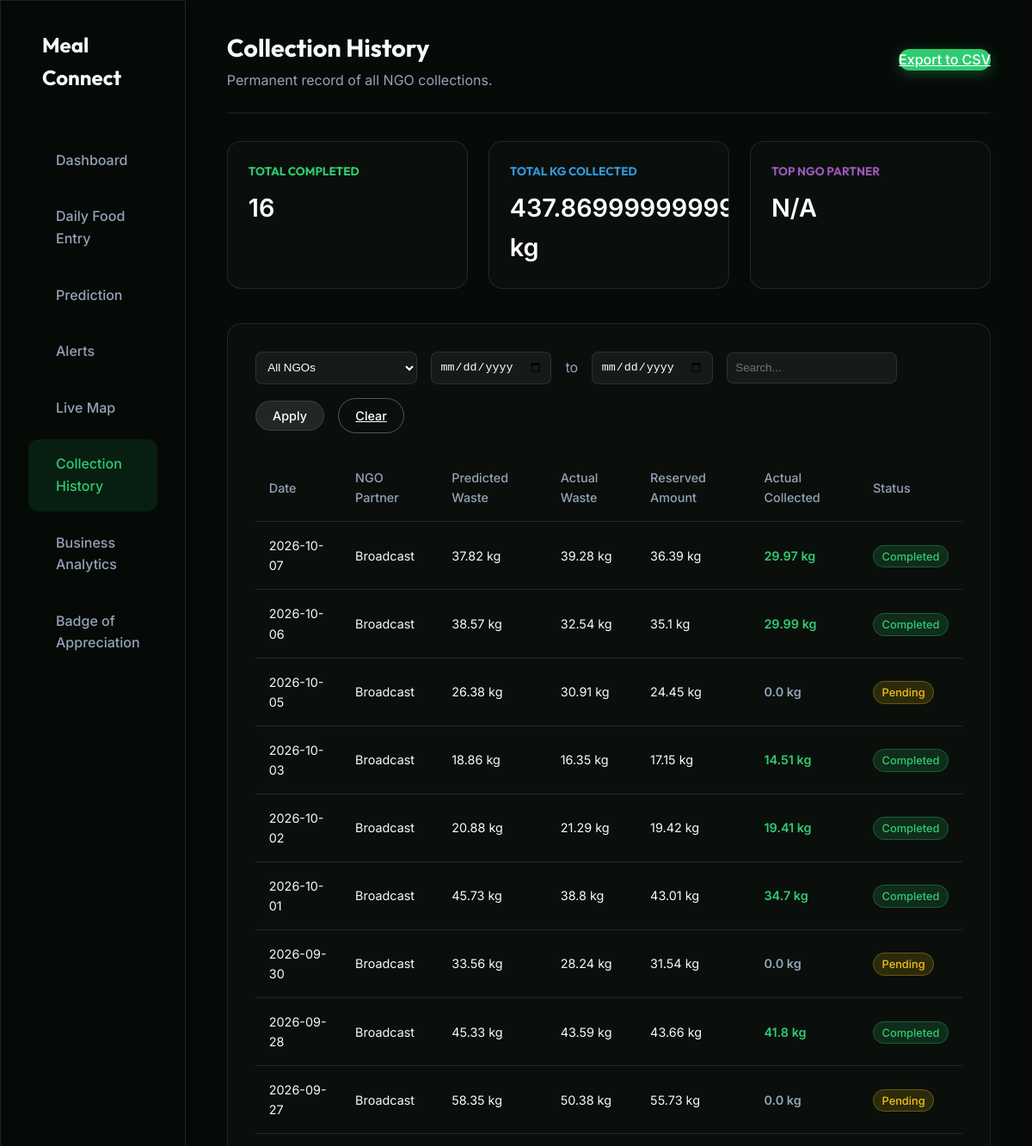
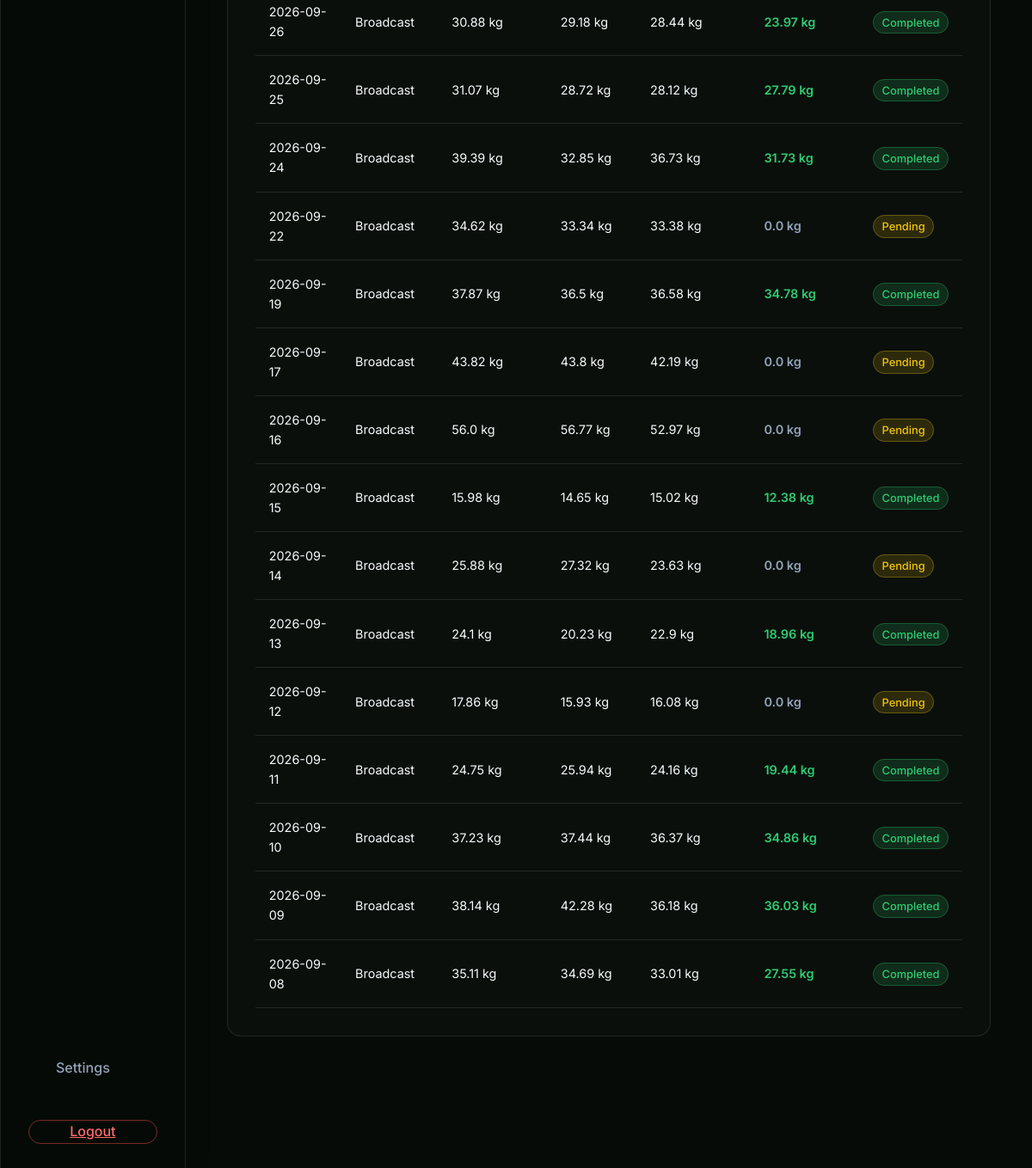
Page /history (signed in) on the committed database (2 pictures, top to bottom).
### tables this page shows
CREATE TABLE collections (
                id INTEGER PRIMARY KEY AUTOINCREMENT,
                alert_id INTEGER NOT NULL,
                hotel_id TEXT NOT NULL,
                ngo_id TEXT NOT NULL,
                collection_date DATE NOT NULL,
                predicted_waste REAL,
                actual_waste REAL,
                reserved_kg REAL,
                collected_kg REAL NOT NULL,
                status TEXT DEFAULT 'Completed',
                FOREIGN KEY(alert_id) REFERENCES alerts(id),
                FOREIGN KEY(hotel_id) REFERENCES hotels(id),
                FOREIGN KEY(ngo_id) REFERENCES ngos(id)
            );

CREATE TABLE alerts (
                id INTEGER PRIMARY KEY AUTOINCREMENT,
                hotel_id TEXT NOT NULL,
                ngo_id TEXT,
                prediction_id INTEGER,
                expected_date DATE NOT NULL,
                predicted_waste REAL NOT NULL,
                reserved_kg REAL NOT NULL,
                status TEXT DEFAULT 'Pending',
                created_at DATETIME DEFAULT CURRENT_TIMESTAMP, accepted_by_ngo_id TEXT, pickup_slot_start TEXT, pickup_slot_end TEXT,
                FOREIGN KEY(hotel_id) REFERENCES hotels(id),
                FOREIGN KEY(ngo_id) REFERENCES ngos(id),
                FOREIGN KEY(prediction_id) REFERENCES predictions(id)
            );

CREATE TABLE food_entries (
                id INTEGER PRIMARY KEY AUTOINCREMENT,
                hotel_id TEXT NOT NULL,
                entry_date DATE NOT NULL,
                prepared_kg REAL NOT NULL,
                consumed_kg REAL NOT NULL,
                waste_kg REAL NOT NULL,
                notes TEXT,
                FOREIGN KEY(hotel_id) REFERENCES hotels(id)
            );

### app.py (the view)
@app.route('/history')
@login_required
def history():
    hotel_id = session.get('hotel_id')
    ngo_filter = request.args.get('ngo', '')
    start_date = request.args.get('start_date')
    end_date = request.args.get('end_date')
    query = '''
        SELECT
            COALESCE(c.collection_date, a.expected_date) as date,
            h.hotel_name as hotel_name,
            n.name as ngo_name,
            a.predicted_waste,
            f.waste_kg as actual_waste,
            a.reserved_kg,
            c.collected_kg,
            a.status
        FROM alerts a
        JOIN hotels h ON a.hotel_id = h.id
        LEFT JOIN collections c ON a.id = c.alert_id
        LEFT JOIN ngos n ON (a.ngo_id = CAST(n.id AS TEXT) OR c.ngo_id = CAST(n.id AS TEXT))
        LEFT JOIN food_entries f ON a.hotel_id = f.hotel_id AND a.expected_date = f.entry_date
        WHERE a.hotel_id = ?
    '''
    params = [hotel_id]
    if ngo_filter:
        query += " AND n.id = ?"
        params.append(ngo_filter)
    if start_date and end_date:
        query += " AND a.expected_date BETWEEN ? AND ?"
        params.extend([start_date, end_date])
    query += " ORDER BY date DESC"
    with get_db() as conn:
        cur = conn.cursor()
        cur.execute(query, params)
        records = cur.fetchall()
        cur.execute("SELECT * FROM ngos")
        ngos = cur.fetchall()
        total_col = sum(1 for r in records if r['status'] == 'Completed')
        total_kg = sum((r['collected_kg'] or 0) for r in records if r['status'] == 'Completed')
        from collections import Counter
        ngo_counts = Counter(r['ngo_name'] for r in records if r['status'] == 'Completed' and r['ngo_name'])
        top_ngo = ngo_counts.most_common(1)[0][0] if ngo_counts else "N/A"
    return render_template('history.html', records=records, ngos=ngos, total_col=total_col, total_kg=total_kg, top_ngo=top_ngo, selected_ngo=ngo_filter, start_date=start_date, end_date=end_date)

### app.py (called while the page is built)
def get_db():
    conn = sqlite3.connect(DATABASE)
    conn.row_factory = sqlite3.Row
    return conn

def login_required(f):
    @wraps(f)
    def decorated_function(*args, **kwargs):
        if 'hotel_id' not in session:
            flash("Please log in to access this page.", "error")
            return redirect(url_for('login'))
        return f(*args, **kwargs)
    return decorated_function

@app.context_processor
def inject_global_vars():
    unread = 0
    if 'hotel_id' in session:
        try:
            with get_db() as conn:
                cur = conn.cursor()
                cur.execute("SELECT COUNT(*) FROM notifications WHERE user_id = ? AND is_read = 0", (session['hotel_id'],))
                row = cur.fetchone()
                if row:
                    unread = row[0]
        except:
            pass
    return dict(unread_notifications=unread)

@app.after_request
def add_header(response):
    response.cache_control.no_store = True
    response.headers['Cache-Control'] = 'no-store, no-cache, must-revalidate, post-check=0, pre-check=0, max-age=0'
    response.headers['Pragma'] = 'no-cache'
    response.headers['Expires'] = '-1'
    return response

### templates/history.html (shortened to what this page needs)
<!DOCTYPE html>
<html lang="en">
<head>
  <link href="https://cdn.jsdelivr.net/npm/remixicon@3.5.0/fonts/remixicon.css" rel="stylesheet">
  <link rel="stylesheet" href="{{ url_for('static', filename='css/home.css') }}">
</head>
<body>
  <div class="sidebar glass">
    <a href="{{ url_for('index') }}" class="sidebar-logo nav-logo" style="text-decoration:none; color:inherit; display:flex; align-items:center; cursor:pointer;">
       Meal Connect
    </a>
    <ul class="nav-menu">
      <a href="{{ url_for('dashboard') }}" class="nav-item"> Dashboard</a>
      <a href="{{ url_for('food_entry') }}" class="nav-item"> Daily Food Entry</a>
      <a href="{{ url_for('prediction') }}" class="nav-item"> Prediction</a>
      <a href="{{ url_for('alerts') }}" class="nav-item"> Alerts</a>
      <a href="{{ url_for('live_map') }}" class="nav-item"> Live Map</a>
      <a href="{{ url_for('history') }}" class="nav-item active"> Collection History</a>
            <a href="{{ url_for('analytics') }}" class="nav-item"> Business Analytics</a>
      <a href="{{ url_for('badge') }}" class="nav-item {% if request.endpoint == 'badge' %}active{% endif %}"> Badge of Appreciation</a>
    </ul>
      <a href="{{ url_for('profile') }}" class="nav-item {% if request.endpoint == 'profile' %}active{% endif %}">
         Settings
      </a>
      <a href="{{ url_for('logout') }}" class="btn btn-outline" style="width: 100%; border-color: rgba(231,76,60,0.5); color: #ff6b6b; margin-top: 2rem;">Logout</a>
  </div>
  <div class="main-content">
    <div class="top-bar">
      <div>
        <h1>Collection History</h1>
        <p style="color: var(--text-muted);">Permanent record of all NGO collections.</p>
      </div>
      <a href="{{ url_for('export_history') }}" class="btn btn-primary"> Export to CSV</a>
    </div>
    <div class="kpi-grid">
      <div class="kpi-card"><h3 style="color: #2ecc71;">TOTAL COMPLETED</h3><p>{{ total_col }}</p></div>
      <div class="kpi-card"><h3 style="color: #3498db;">TOTAL KG COLLECTED</h3><p>{{ total_kg }} kg</p></div>
      <div class="kpi-card"><h3 style="color: #9b59b6;">TOP NGO PARTNER</h3><p>{{ top_ngo }}</p></div>
    </div>
    <div class="panel">
      <form class="filter-bar" method="GET" action="{{ url_for('history') }}">
        <select name="ngo">
          <option value="">All NGOs</option>
        </select>
        <input type="date" name="start_date" value="{{ start_date or '' }}">
        <span style="color: var(--text-muted);">to</span>
        <input type="date" name="end_date" value="{{ end_date or '' }}">
        <input type="text" id="search" placeholder="Search..." onkeyup="filterTable()">
        <button type="submit" class="btn btn-secondary btn-sm">Apply</button>
        <a href="{{ url_for('history') }}" class="btn btn-outline btn-sm">Clear</a>
      </form>
      {% if records %}
        <table id="historyTable">
          <thead>
            <tr>
              <th>Date</th>
              <th>NGO Partner</th>
              <th>Predicted Waste</th>
              <th>Actual Waste</th>
              <th>Reserved Amount</th>
              <th>Actual Collected</th>
              <th>Status</th>
            </tr>
          </thead>
          <tbody>
            {% for r in records %}
            <tr>
              <td>{{ r.date }}</td>
              <td>{{ r.ngo_name if r.ngo_name else 'Broadcast' }}</td>
              <td>{{ r.predicted_waste }} kg</td>
              <td>{{ r.actual_waste if r.actual_waste else 'Pending entry' }} kg</td>
              <td>{{ r.reserved_kg }} kg</td>
              <td style="font-weight: 600; color: {% if r.collected_kg %}#2ecc71{% else %}var(--text-muted){% endif %};">
                {{ r.collected_kg if r.collected_kg else '0.0' }} kg
              </td>
              <td>
                {% if r.status == 'Pending' %}
                  <span class="badge-status badge-pending">Pending</span>
                {% else %}
                  <span class="badge-status badge-completed">Completed</span>
                {% endif %}
              </td>
            </tr>
            {% endfor %}
          </tbody>
        </table>
      {% else %}
        <div style="text-align: center; color: var(--text-muted); padding: 3rem 0;">No records match your criteria.</div>
      {% endif %}
    </div>
  </div>
</body>
</html>

### static/css/home.css (style rules this page uses)
:root { --font-display: 'Outfit', sans-serif; --font-body: 'Inter', sans-serif; --bg-color: #060b08; --surface-color: rgba(255, 255, 255, 0.03); --surface-border: rgba(255, 255, 255, 0.1); --text-main: #f8fafc; --text-muted: #94a3b8; --primary: #2ecc71; --primary-hover: #27ae60; --primary-glow: rgba(46, 204, 113, 0.3); --secondary: rgba(255, 255, 255, 0.1); --secondary-hover: rgba(255, 255, 255, 0.2); --transition: all 0.3s cubic-bezier(0.25, 0.8, 0.25, 1); }
* { margin: 0; padding: 0; box-sizing: border-box; }
html { scroll-behavior: smooth; }
body { font-family: var(--font-body); background-color: var(--bg-color); color: var(--text-main); line-height: 1.6; overflow-x: hidden; position: relative; }
.glass { background: var(--surface-color); backdrop-filter: blur(16px); -webkit-backdrop-filter: blur(16px); border: 1px solid var(--surface-border); box-shadow: 0 4px 30px rgba(0, 0, 0, 0.1); }
h1, h2, h3, h4 { font-family: var(--font-display); }
.btn { font-family: var(--font-body); font-weight: 500; border-radius: 50px; cursor: pointer; transition: var(--transition); display: inline-flex; align-items: center; justify-content: center; border: none; outline: none; }
.btn-sm { padding: 0.5rem 1.2rem; font-size: 0.9rem; }
.btn-primary { background-color: var(--primary); color: #fff; box-shadow: 0 4px 15px var(--primary-glow); }
.btn-secondary { background-color: var(--secondary); color: #fff; border: 1px solid var(--surface-border); }
.btn-outline { background-color: transparent; color: #fff; border: 1px solid rgba(255,255,255,0.3); }
.nav-logo { font-family: var(--font-display); font-size: 1.5rem; font-weight: 700; color: #fff; text-decoration: none; display: flex; align-items: center; gap: 0.5rem; }

### templates/history.html (style rules this page uses)
body { display: flex; height: 100vh; overflow: hidden; background: #060b08; }
.sidebar { width: 280px; background: rgba(6, 11, 8, 0.95); border-right: 1px solid var(--surface-border); padding: 2rem; display: flex; flex-direction: column; z-index: 10; }
.sidebar-logo { margin-bottom: 3rem; font-size: 1.5rem; }
.nav-menu { list-style: none; display: flex; flex-direction: column; gap: 0.5rem; flex-grow: 1; }
.nav-item { padding: 1rem; border-radius: 12px; color: var(--text-muted); text-decoration: none; display: flex; align-items: center; gap: 1rem; transition: var(--transition); font-weight: 500; }
.nav-item:hover, .nav-item.active { background: rgba(46,204,113,0.1); color: var(--primary); }
.main-content { flex-grow: 1; padding: 2rem 3rem; overflow-y: auto; position: relative; }
.top-bar { display: flex; justify-content: space-between; align-items: center; margin-bottom: 2rem; padding-bottom: 1.5rem; border-bottom: 1px solid var(--surface-border); }
.top-bar h1 { font-size: 1.8rem; margin-bottom: 0.2rem; }
.kpi-grid { display: grid; grid-template-columns: repeat(3, 1fr); gap: 1.5rem; margin-bottom: 2.5rem; }
.kpi-card { padding: 1.5rem; border-radius: 16px; position: relative; overflow: hidden; background: rgba(255,255,255,0.02); border: 1px solid var(--surface-border); }
.kpi-card h3 { color: var(--text-muted); font-size: 0.85rem; margin-bottom: 0.5rem; }
.kpi-card p { font-size: 1.8rem; font-weight: 600; color: #fff; }
.panel { padding: 2rem; border-radius: 16px; margin-bottom: 2rem; background: rgba(255,255,255,0.02); border: 1px solid var(--surface-border); }
.filter-bar { display: flex; gap: 1rem; align-items: center; margin-bottom: 1.5rem; flex-wrap: wrap; }
.filter-bar input, .filter-bar select { background: rgba(255,255,255,0.05); border: 1px solid var(--surface-border); color: #fff; padding: 0.6rem; border-radius: 8px; }
table { width: 100%; border-collapse: collapse; }
th, td { padding: 1rem; text-align: left; border-bottom: 1px solid var(--surface-border); font-size: 0.9rem; }
th { color: var(--text-muted); font-weight: 500; }
.badge-status { padding: 0.3rem 0.6rem; border-radius: 50px; font-size: 0.8rem; font-weight: 500; }
.badge-pending { background: rgba(241,196,15,0.15); color: #f1c40f; border: 1px solid rgba(241,196,15,0.3); }
.badge-completed { background: rgba(46,204,113,0.15); color: #2ecc71; border: 1px solid rgba(46,204,113,0.3); }

### rows in the picture
collections: date "2026-10-07", ngo_name "Broadcast", predicted_waste "37.82", waste_kg "39.28", reserved_kg "36.39", collected_kg "29.97", shows "Completed"
collections: date "2026-10-06", ngo_name "Broadcast", predicted_waste "38.57", waste_kg "32.54", reserved_kg "35.1", collected_kg "29.99", shows "Completed"
food_entries: date "2026-10-05", ngo_name "Broadcast", predicted_waste "26.38", waste_kg "30.91", reserved_kg "24.45", collected_kg "0.0", shows "Pending"
collections: date "2026-10-03", ngo_name "Broadcast", predicted_waste "18.86", waste_kg "16.35", reserved_kg "17.15", collected_kg "14.51", shows "Completed"
collections: date "2026-10-02", ngo_name "Broadcast", predicted_waste "20.88", waste_kg "21.29", reserved_kg "19.42", collected_kg "19.41", shows "Completed"
collections: date "2026-10-01", ngo_name "Broadcast", predicted_waste "45.73", waste_kg "38.8", reserved_kg "43.01", collected_kg "34.7", shows "Completed"
food_entries: date "2026-09-30", ngo_name "Broadcast", predicted_waste "33.56", waste_kg "28.24", reserved_kg "31.54", collected_kg "0.0", shows "Pending"
collections: date "2026-09-28", ngo_name "Broadcast", predicted_waste "45.33", waste_kg "43.59", reserved_kg "43.66", collected_kg "41.8", shows "Completed"
food_entries: date "2026-09-27", ngo_name "Broadcast", predicted_waste "58.35", waste_kg "50.38", reserved_kg "55.73", collected_kg "0.0", shows "Pending"
collections: date "2026-09-26", ngo_name "Broadcast", predicted_waste "30.88", waste_kg "29.18", reserved_kg "28.44", collected_kg "23.97", shows "Completed"
collections: date "2026-09-25", ngo_name "Broadcast", predicted_waste "31.07", waste_kg "28.72", reserved_kg "28.12", collected_kg "27.79", shows "Completed"
collections: date "2026-09-24", ngo_name "Broadcast", predicted_waste "39.39", waste_kg "32.85", reserved_kg "36.73", collected_kg "31.73", shows "Completed"
food_entries: date "2026-09-22", ngo_name "Broadcast", predicted_waste "34.62", waste_kg "33.34", reserved_kg "33.38", collected_kg "0.0", shows "Pending"
collections: date "2026-09-19", ngo_name "Broadcast", predicted_waste "37.87", waste_kg "36.5", reserved_kg "36.58", collected_kg "34.78", shows "Completed"
food_entries: date "2026-09-17", ngo_name "Broadcast", predicted_waste "43.82", waste_kg "43.8", reserved_kg "42.19", collected_kg "0.0", shows "Pending"
food_entries: date "2026-09-16", ngo_name "Broadcast", predicted_waste "56.0", waste_kg "56.77", reserved_kg "52.97", collected_kg "0.0", shows "Pending"
collections: date "2026-09-15", ngo_name "Broadcast", predicted_waste "15.98", waste_kg "14.65", reserved_kg "15.02", collected_kg "12.38", shows "Completed"
food_entries: date "2026-09-14", ngo_name "Broadcast", predicted_waste "25.88", waste_kg "27.32", reserved_kg "23.63", collected_kg "0.0", shows "Pending"
collections: date "2026-09-13", ngo_name "Broadcast", predicted_waste "24.1", waste_kg "20.23", reserved_kg "22.9", collected_kg "18.96", shows "Completed"
food_entries: date "2026-09-12", ngo_name "Broadcast", predicted_waste "17.86", waste_kg "15.93", reserved_kg "16.08", collected_kg "0.0", shows "Pending"
collections: date "2026-09-11", ngo_name "Broadcast", predicted_waste "24.75", waste_kg "25.94", reserved_kg "24.16", collected_kg "19.44", shows "Completed"
collections: date "2026-09-10", ngo_name "Broadcast", predicted_waste "37.23", waste_kg "37.44", reserved_kg "36.37", collected_kg "34.86", shows "Completed"
collections: date "2026-09-09", ngo_name "Broadcast", predicted_waste "38.14", waste_kg "42.28", reserved_kg "36.18", collected_kg "36.03", shows "Completed"
collections: date "2026-09-08", ngo_name "Broadcast", predicted_waste "35.11", waste_kg "34.69", reserved_kg "33.01", collected_kg "27.55", shows "Completed"

### other values in the picture
{{ total_col }} "16"
{{ top_ngo }} "N/A"
